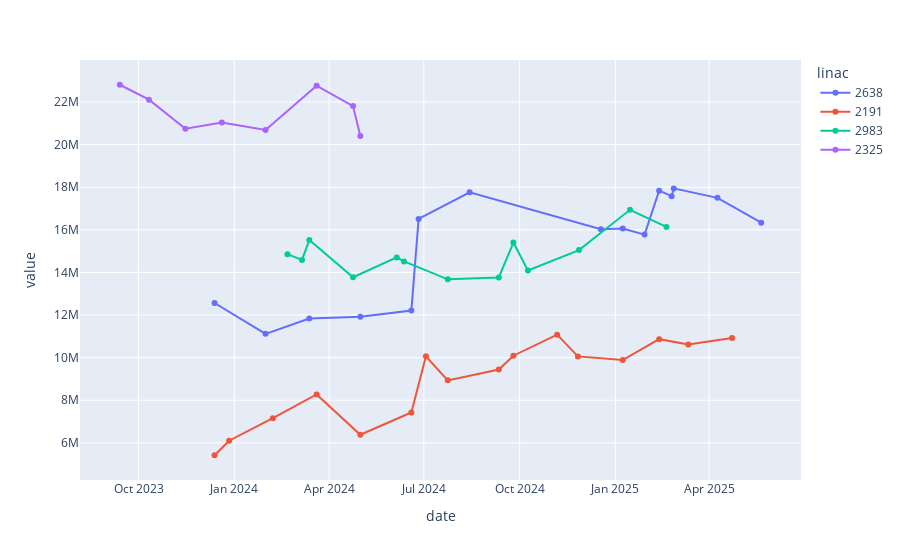
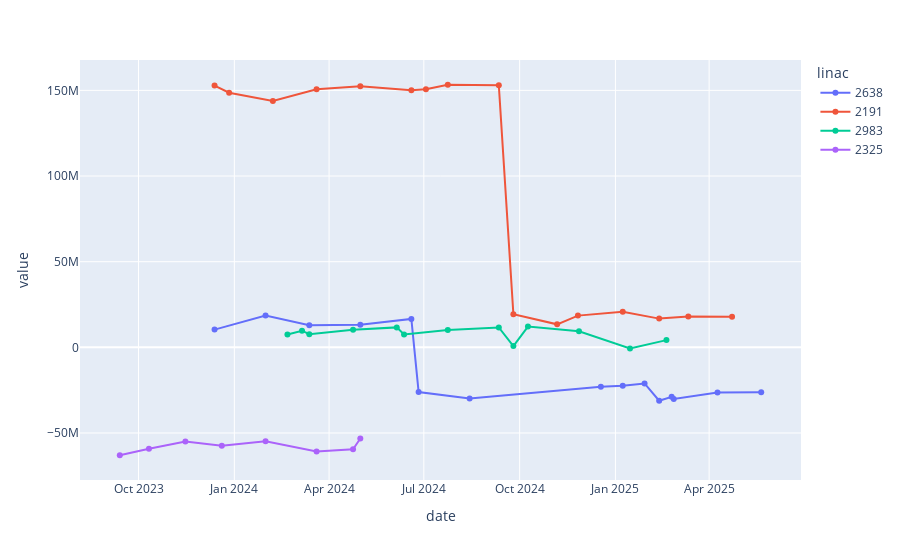

The notebook cell saved with these charts, in order:
### Code cell
for x in range(len(show.columns)):  
    p_I = show.columns[x][:2]


    fig = px.line(optics_y1[optics_y1["Part&item"] == f"I:{p_I[0]} P:{p_I[1]}"], x="date", y ="value", color="linac", hover_data=["Part&item", "category"],markers=True)
    fig.show()

### Figure 1 — Plotly figure (JSON) as saved in the notebook; plotly's stock layout.template omitted (floating-point values rounded to 4 significant figures)
{"data": [{"customdata": [["I:2460 P:398.0", "Leaf Y1 1"], ["I:2460 P:398.0", "Leaf Y1 1"], ["I:2460 P:398.0", "Leaf Y1 1"], ["I:2460 P:398.0", "Leaf Y1 1"], ["I:2460 P:398.0", "Leaf Y1 1"], ["I:2460 P:398.0", "Leaf Y1 1"], ["I:2460 P:398.0", "Leaf Y1 1"], ["I:2460 P:398.0", "Leaf Y1 1"], ["I:2460 P:398.0", "Leaf Y1 1"], ["I:2460 P:398.0", "Leaf Y1 1"], ["I:2460 P:398.0", "Leaf Y1 1"], ["I:2460 P:398.0", "Leaf Y1 1"], ["I:2460 P:398.0", "Leaf Y1 1"], ["I:2460 P:398.0", "Leaf Y1 1"], ["I:2460 P:398.0", "Leaf Y1 1"]], "hovertemplate": "linac=2638<br>date=%{x}<br>value=%{y}<br>Part&item=%{customdata[0]}<br>category=%{customdata[1]}<extra></extra>", "legendgroup": "2638", "line": {"color": "#636efa", "dash": "solid"}, "marker": {"symbol": "circle"}, "mode": "lines+markers", "name": "2638", "orientation": "v", "showlegend": true, "type": "scatter", "x": ["2025-05-21", "2025-04-09", "2025-02-26", "2025-02-24", "2025-02-12", "2025-01-29", "2025-01-08", "2024-12-18", "2024-08-14", "2024-06-26", "2024-06-19", "2024-05-01", "2024-03-13", "2024-01-31", "2023-12-13"], "xaxis": "x", "y": [16333363, 17500154, 17944622, 17580078, 17838698, 15775200, 16056144, 16028865, 17763674, 16510314, 12209241, 11916453, 11835667, 11116044, 12564323], "yaxis": "y"}, {"customdata": [["I:2460 P:398.0", "Leaf Y1 1"], ["I:2460 P:398.0", "Leaf Y1 1"], ["I:2460 P:398.0", "Leaf Y1 1"], ["I:2460 P:398.0", "Leaf Y1 1"], ["I:2460 P:398.0", "Leaf Y1 1"], ["I:2460 P:398.0", "Leaf Y1 1"], ["I:2460 P:398.0", "Leaf Y1 1"], ["I:2460 P:398.0", "Leaf Y1 1"], ["I:2460 P:398.0", "Leaf Y1 1"], ["I:2460 P:398.0", "Leaf Y1 1"], ["I:2460 P:398.0", "Leaf Y1 1"], ["I:2460 P:398.0", "Leaf Y1 1"], ["I:2460 P:398.0", "Leaf Y1 1"], ["I:2460 P:398.0", "Leaf Y1 1"], ["I:2460 P:398.0", "Leaf Y1 1"], ["I:2460 P:398.0", "Leaf Y1 1"]], "hovertemplate": "linac=2191<br>date=%{x}<br>value=%{y}<br>Part&item=%{customdata[0]}<br>category=%{customdata[1]}<extra></extra>", "legendgroup": "2191", "line": {"color": "#EF553B", "dash": "solid"}, "marker": {"symbol": "circle"}, "mode": "lines+markers", "name": "2191", "orientation": "v", "showlegend": true, "type": "scatter", "x": ["2025-04-23", "2025-03-12", "2025-02-12", "2025-01-08", "2024-11-26", "2024-11-06", "2024-09-25", "2024-09-11", "2024-07-24", "2024-07-03", "2024-06-19", "2024-05-01", "2024-03-20", "2024-02-07", "2023-12-27", "2023-12-13"], "xaxis": "x", "y": [10926495, 10612779, 10867029, 9888948, 10058846, 11079572, 10089920, 9444591, 8933052, 10061020, 7425648, 6382148, 8274090, 7159441, 6100855, 5418024], "yaxis": "y"}, {"customdata": [["I:2460 P:398.0", "Leaf Y1 1"], ["I:2460 P:398.0", "Leaf Y1 1"], ["I:2460 P:398.0", "Leaf Y1 1"], ["I:2460 P:398.0", "Leaf Y1 1"], ["I:2460 P:398.0", "Leaf Y1 1"], ["I:2460 P:398.0", "Leaf Y1 1"], ["I:2460 P:398.0", "Leaf Y1 1"], ["I:2460 P:398.0", "Leaf Y1 1"], ["I:2460 P:398.0", "Leaf Y1 1"], ["I:2460 P:398.0", "Leaf Y1 1"], ["I:2460 P:398.0", "Leaf Y1 1"], ["I:2460 P:398.0", "Leaf Y1 1"], ["I:2460 P:398.0", "Leaf Y1 1"]], "hovertemplate": "linac=2983<br>date=%{x}<br>value=%{y}<br>Part&item=%{customdata[0]}<br>category=%{customdata[1]}<extra></extra>", "legendgroup": "2983", "line": {"color": "#00cc96", "dash": "solid"}, "marker": {"symbol": "circle"}, "mode": "lines+markers", "name": "2983", "orientation": "v", "showlegend": true, "type": "scatter", "x": ["2025-02-19", "2025-01-15", "2024-11-27", "2024-10-09", "2024-09-25", "2024-09-11", "2024-07-24", "2024-06-12", "2024-06-05", "2024-04-24", "2024-03-13", "2024-03-06", "2024-02-21"], "xaxis": "x", "y": [16135669, 16937895, 15047410, 14093302, 15400779, 13763672, 13675710, 14516997, 14704115, 13774855, 15520041, 14586877, 14858184], "yaxis": "y"}, {"customdata": [["I:2460 P:398.0", "Leaf Y1 1"], ["I:2460 P:398.0", "Leaf Y1 1"], ["I:2460 P:398.0", "Leaf Y1 1"], ["I:2460 P:398.0", "Leaf Y1 1"], ["I:2460 P:398.0", "Leaf Y1 1"], ["I:2460 P:398.0", "Leaf Y1 1"], ["I:2460 P:398.0", "Leaf Y1 1"], ["I:2460 P:398.0", "Leaf Y1 1"]], "hovertemplate": "linac=2325<br>date=%{x}<br>value=%{y}<br>Part&item=%{customdata[0]}<br>category=%{customdata[1]}<extra></extra>", "legendgroup": "2325", "line": {"color": "#ab63fa", "dash": "solid"}, "marker": {"symbol": "circle"}, "mode": "lines+markers", "name": "2325", "orientation": "v", "showlegend": true, "type": "scatter", "x": ["2024-05-01", "2024-04-24", "2024-03-20", "2024-01-31", "2023-12-20", "2023-11-15", "2023-10-11", "2023-09-13"], "xaxis": "x", "y": [20400669, 21808203, 22767167, 20682890, 21039685, 20747387, 22107624, 22809410], "yaxis": "y"}], "layout": {"legend": {"title": {"text": "linac"}, "tracegroupgap": 0}, "margin": {"t": 60}, "xaxis": {"anchor": "y", "domain": [0, 1], "title": {"text": "date"}}, "yaxis": {"anchor": "x", "domain": [0, 1], "title": {"text": "value"}}}}

### Figure 2 — Plotly figure (JSON) as saved in the notebook; plotly's stock layout.template omitted (floating-point values rounded to 4 significant figures)
{"data": [{"customdata": [["I:2460 P:399.0", "Leaf Y1 1"], ["I:2460 P:399.0", "Leaf Y1 1"], ["I:2460 P:399.0", "Leaf Y1 1"], ["I:2460 P:399.0", "Leaf Y1 1"], ["I:2460 P:399.0", "Leaf Y1 1"], ["I:2460 P:399.0", "Leaf Y1 1"], ["I:2460 P:399.0", "Leaf Y1 1"], ["I:2460 P:399.0", "Leaf Y1 1"], ["I:2460 P:399.0", "Leaf Y1 1"], ["I:2460 P:399.0", "Leaf Y1 1"], ["I:2460 P:399.0", "Leaf Y1 1"], ["I:2460 P:399.0", "Leaf Y1 1"], ["I:2460 P:399.0", "Leaf Y1 1"], ["I:2460 P:399.0", "Leaf Y1 1"], ["I:2460 P:399.0", "Leaf Y1 1"]], "hovertemplate": "linac=2638<br>date=%{x}<br>value=%{y}<br>Part&item=%{customdata[0]}<br>category=%{customdata[1]}<extra></extra>", "legendgroup": "2638", "line": {"color": "#636efa", "dash": "solid"}, "marker": {"symbol": "circle"}, "mode": "lines+markers", "name": "2638", "orientation": "v", "showlegend": true, "type": "scatter", "x": ["2025-05-21", "2025-04-09", "2025-02-26", "2025-02-24", "2025-02-12", "2025-01-29", "2025-01-08", "2024-12-18", "2024-08-14", "2024-06-26", "2024-06-19", "2024-05-01", "2024-03-13", "2024-01-31", "2023-12-13"], "xaxis": "x", "y": [-26202292, -26339415, -30154162, -28885610, -31159973, -21082848, -22427110, -23008127, -29816997, -26075489, 16577821, 13266277, 12846892, 18613014, 10370512], "yaxis": "y"}, {"customdata": [["I:2460 P:399.0", "Leaf Y1 1"], ["I:2460 P:399.0", "Leaf Y1 1"], ["I:2460 P:399.0", "Leaf Y1 1"], ["I:2460 P:399.0", "Leaf Y1 1"], ["I:2460 P:399.0", "Leaf Y1 1"], ["I:2460 P:399.0", "Leaf Y1 1"], ["I:2460 P:399.0", "Leaf Y1 1"], ["I:2460 P:399.0", "Leaf Y1 1"], ["I:2460 P:399.0", "Leaf Y1 1"], ["I:2460 P:399.0", "Leaf Y1 1"], ["I:2460 P:399.0", "Leaf Y1 1"], ["I:2460 P:399.0", "Leaf Y1 1"], ["I:2460 P:399.0", "Leaf Y1 1"], ["I:2460 P:399.0", "Leaf Y1 1"], ["I:2460 P:399.0", "Leaf Y1 1"], ["I:2460 P:399.0", "Leaf Y1 1"]], "hovertemplate": "linac=2191<br>date=%{x}<br>value=%{y}<br>Part&item=%{customdata[0]}<br>category=%{customdata[1]}<extra></extra>", "legendgroup": "2191", "line": {"color": "#EF553B", "dash": "solid"}, "marker": {"symbol": "circle"}, "mode": "lines+markers", "name": "2191", "orientation": "v", "showlegend": true, "type": "scatter", "x": ["2025-04-23", "2025-03-12", "2025-02-12", "2025-01-08", "2024-11-26", "2024-11-06", "2024-09-25", "2024-09-11", "2024-07-24", "2024-07-03", "2024-06-19", "2024-05-01", "2024-03-20", "2024-02-07", "2023-12-27", "2023-12-13"], "xaxis": "x", "y": [17829145, 17994634, 16776640, 20831085, 18521276, 13434788, 19360420, 153024194, 153282525, 150647493, 150021493, 152471850, 150664759, 143775571, 148639530, 152790856], "yaxis": "y"}, {"customdata": [["I:2460 P:399.0", "Leaf Y1 1"], ["I:2460 P:399.0", "Leaf Y1 1"], ["I:2460 P:399.0", "Leaf Y1 1"], ["I:2460 P:399.0", "Leaf Y1 1"], ["I:2460 P:399.0", "Leaf Y1 1"], ["I:2460 P:399.0", "Leaf Y1 1"], ["I:2460 P:399.0", "Leaf Y1 1"], ["I:2460 P:399.0", "Leaf Y1 1"], ["I:2460 P:399.0", "Leaf Y1 1"], ["I:2460 P:399.0", "Leaf Y1 1"], ["I:2460 P:399.0", "Leaf Y1 1"], ["I:2460 P:399.0", "Leaf Y1 1"], ["I:2460 P:399.0", "Leaf Y1 1"]], "hovertemplate": "linac=2983<br>date=%{x}<br>value=%{y}<br>Part&item=%{customdata[0]}<br>category=%{customdata[1]}<extra></extra>", "legendgroup": "2983", "line": {"color": "#00cc96", "dash": "solid"}, "marker": {"symbol": "circle"}, "mode": "lines+markers", "name": "2983", "orientation": "v", "showlegend": true, "type": "scatter", "x": ["2025-02-19", "2025-01-15", "2024-11-27", "2024-10-09", "2024-09-25", "2024-09-11", "2024-07-24", "2024-06-12", "2024-06-05", "2024-04-24", "2024-03-13", "2024-03-06", "2024-02-21"], "xaxis": "x", "y": [4221627, -685461, 9391373, 12156511, 770252, 11629061, 10057588, 7490589, 11658818, 10235218, 7661846, 9713213, 7512240], "yaxis": "y"}, {"customdata": [["I:2460 P:399.0", "Leaf Y1 1"], ["I:2460 P:399.0", "Leaf Y1 1"], ["I:2460 P:399.0", "Leaf Y1 1"], ["I:2460 P:399.0", "Leaf Y1 1"], ["I:2460 P:399.0", "Leaf Y1 1"], ["I:2460 P:399.0", "Leaf Y1 1"], ["I:2460 P:399.0", "Leaf Y1 1"], ["I:2460 P:399.0", "Leaf Y1 1"]], "hovertemplate": "linac=2325<br>date=%{x}<br>value=%{y}<br>Part&item=%{customdata[0]}<br>category=%{customdata[1]}<extra></extra>", "legendgroup": "2325", "line": {"color": "#ab63fa", "dash": "solid"}, "marker": {"symbol": "circle"}, "mode": "lines+markers", "name": "2325", "orientation": "v", "showlegend": true, "type": "scatter", "x": ["2024-05-01", "2024-04-24", "2024-03-20", "2024-01-31", "2023-12-20", "2023-11-15", "2023-10-11", "2023-09-13"], "xaxis": "x", "y": [-53226918, -59500131, -60722308, -54872704, -57486540, -54950758, -59162896, -62978735], "yaxis": "y"}], "layout": {"legend": {"title": {"text": "linac"}, "tracegroupgap": 0}, "margin": {"t": 60}, "xaxis": {"anchor": "y", "domain": [0, 1], "title": {"text": "date"}}, "yaxis": {"anchor": "x", "domain": [0, 1], "title": {"text": "value"}}}}
